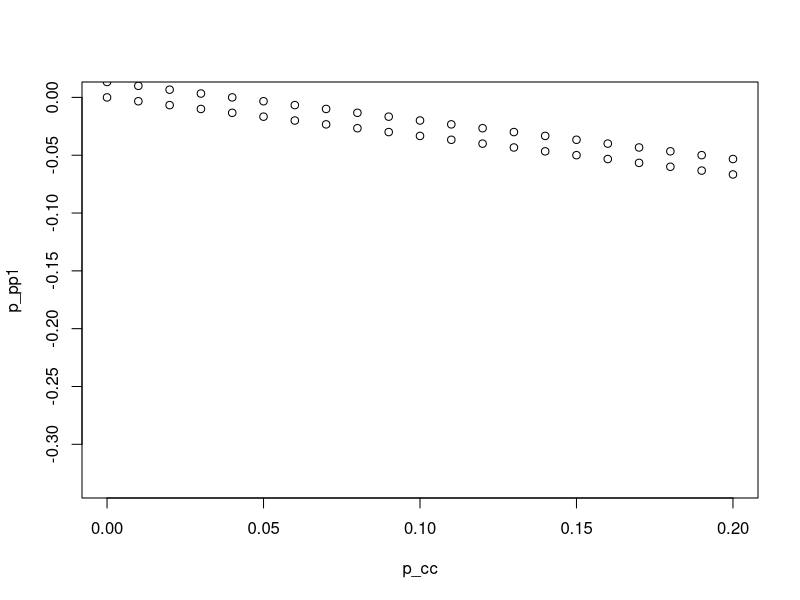
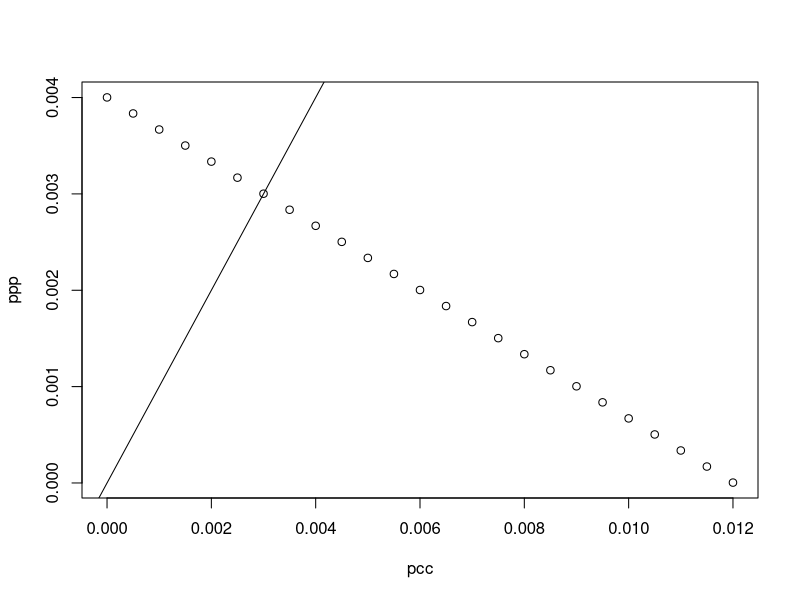
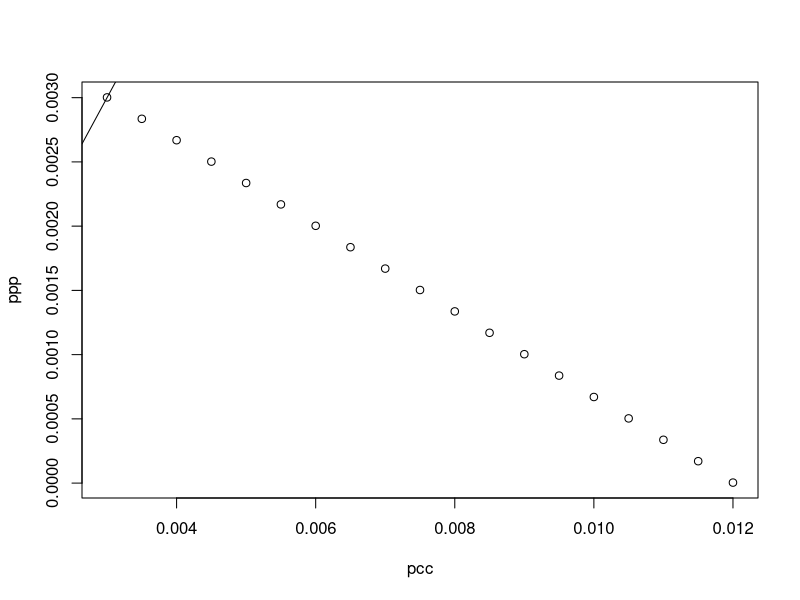

Recreate these plots in R, in order.
# install.packages("plot3D")
# library(plot3D)

network_size = 1000
average_degree1 = 0
average_degree2 = 10
p_cc <- seq(0,1,0.01)
p_pp1 <- (average_degree1 - (network_size - 1) * p_cc / 4) * (4/(3 * network_size -1))
p_pp2 <- (average_degree2 - (network_size - 1) * p_cc / 4) * (4/(3 * network_size -1))


#scatter3D(average_degree, p_cc, p_pp)
plot(p_cc, p_pp1, xlim=c(0,0.2))
points(p_cc, p_pp2)

p_cc <- 0.003
average_degree1 = 3
network_size =1000
p_pp <- (average_degree1 - (network_size - 1) * p_cc / 4) * (4/(3 * network_size -1))
p_pp

ppp = 0
average_degree = 3
pcc = (average_degree - ppp / (4*(3*network_size - 1)))*4/(network_size-1)
pcc
# z=3 0.012, z=10, 0.0400, z=7 0.0280
pcc = seq(0,0.012, 0.0005)
network_size = 1000
average_degree = 3
ppp <- (average_degree - (network_size - 1) * pcc / 4) * (4/(3 * network_size -1))
plot(pcc, ppp)
abline(a=0,b=1)

# z = 3
pcc = seq(0.003, 0.012, 0.0005)
network_size = 1000
average_degree = 3
ppp <- (average_degree - (network_size - 1) * pcc / 4) * (4/(3 * network_size -1))
plot(pcc, ppp)
abline(a=0,b=1)

# if pp=cp=cc
average_degree = seq(0,10,1)
p = average_degree/(network_size-0.5)



get_up_bound_cc <- function(average_degree, network_size = 1000){
  # this bound happened at the pp = 0
  ppp = 0
  pcc = (average_degree - ppp / (4*(3*network_size - 1)))*4/(network_size-1)
  return (pcc)
}
p_cc = get_up_bound_cc(3)
p_cc

get_low_bound_cc <- function(average_degree, network_size = 1000){
  # this bound happened at the pp = cc
  pcc = average_degree/(network_size-0.5)
  return(pcc)
}
p_cc = get_low_bound_cc(3)
p_cc

